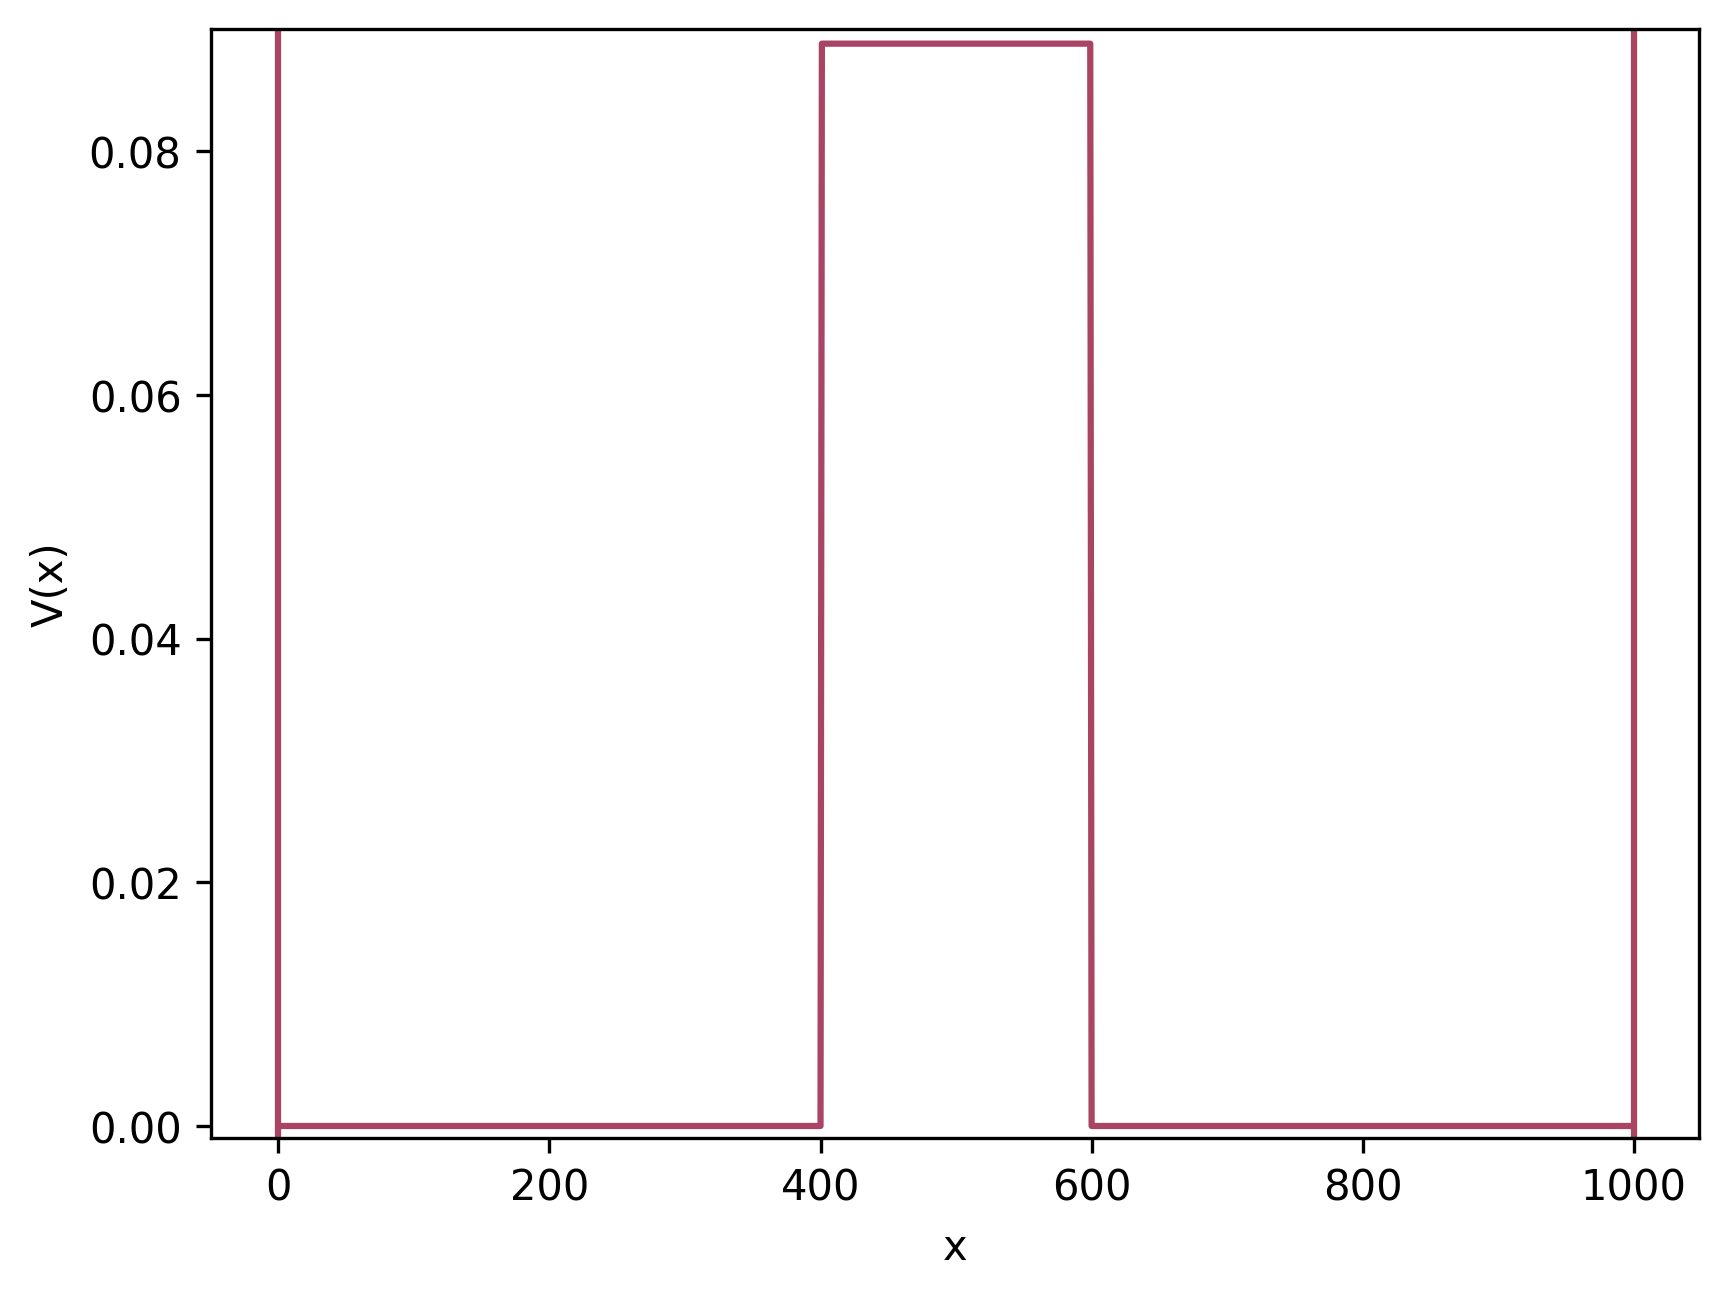

Generate this figure with Python:
import matplotlib.pyplot as plt

# Leer datos del archivo
x_valores = []
v_valores = []
with open('potencial.txt', 'r') as archivo:
    for linea in archivo:
        x, v = linea.strip().split()  # Suponiendo que las columnas están separadas por espacios
        x_valores.append(float(x))
        v_valores.append(float(v))

# Crear la figura y los ejes
fig, ax = plt.subplots()

# Trazar la gráfica
ax.plot(x_valores, v_valores, color='#AA4465')

# Trazar las líneas verticales
ax.axvline(x=0, color='#AA4465')
ax.axvline(x=1000, color='#AA4465')

# Nombres de los ejes
ax.set_xlabel('x')
ax.set_ylabel('V(x)')
ax.set_ylim([-0.001,0.09])

# Mostrar y guardar la gráfica
#plt.show()
plt.savefig('grafica_potencial.png', dpi=300, bbox_inches='tight')
